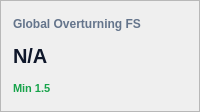
                                            <widget class="QFrame" name="card_kpi_ot_global">
                                              <property name="frameShape">
                                                <enum>QFrame::StyledPanel</enum>
                                              </property>
                                              <property name="minimumSize">
                                                <size>
                                                  <width>160</width>
                                                  <height>112</height>
                                                </size>
                                              </property>
                                              <property name="styleSheet">
                                                <string>QFrame#card_kpi_ot_global { background-color: #ffffff; border: 1px solid #e2e8f0; border-radius: 8px; }</string>
                                              </property>
                                              <layout class="QVBoxLayout" name="vbox_card_kpi_ot_global">
                                                <property name="spacing">
                                                  <number>4</number>
                                                </property>
                                                <property name="leftMargin">
                                                  <number>12</number>
                                                </property>
                                                <property name="topMargin">
                                                  <number>10</number>
                                                </property>
                                                <property name="rightMargin">
                                                  <number>12</number>
                                                </property>
                                                <property name="bottomMargin">
                                                  <number>10</number>
                                                </property>
                                                <item>
                                                  <widget class="QLabel" name="lbl_title_card_kpi_ot_global">
                                                    <property name="text">
                                                      <string>Global Overturning FS</string>
                                                    </property>
                                                    <property name="styleSheet">
                                                      <string>color: #64748b; font-size: 12px; font-weight: 600; border: none;</string>
                                                    </property>
                                                    <property name="minimumSize">
                                                      <size>
                                                        <width>0</width>
                                                        <height>20</height>
                                                      </size>
                                                    </property>
                                                  </widget>
                                                </item>
                                                <item>
                                                  <widget class="QLabel" name="lbl_kpi_ot_global_val">
                                                    <property name="text">
                                                      <string>N/A</string>
                                                    </property>
                                                    <property name="styleSheet">
                                                      <string>color: #0f172a; font-size: 20px; font-weight: 700; border: none;</string>
                                                    </property>
                                                    <property name="minimumSize">
                                                      <size>
                                                        <width>0</width>
                                                        <height>32</height>
                                                      </size>
                                                    </property>
                                                  </widget>
                                                </item>
                                                <item>
                                                  <widget class="QLabel" name="lbl_kpi_ot_global_delta">
                                                    <property name="text">
                                                      <string>Min 1.5</string>
                                                    </property>
                                                    <property name="styleSheet">
                                                      <string>color: #16a34a; font-size: 11px; font-weight: 600; border: none;</string>
                                                    </property>
                                                    <property name="minimumSize">
                                                      <size>
                                                        <width>0</width>
                                                        <height>20</height>
                                                      </size>
                                                    </property>
                                                  </widget>
                                                </item>
                                              </layout>
                                            </widget>
